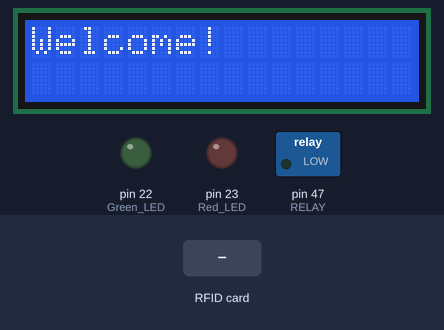
A sketch run on a simulated Arduino Mega 2560, built with avr-gcc and run on an emulated ATmega2560. On the bench: 16×2 character LCD, switched loads named in the sketch (green lamp = pin HIGH), output pins drawn as LEDs (lit = HIGH). Inputs (shaded band) come from the test bench. Pins used as bus, display or sensor lines are not drawn; what the sketch prints to the serial monitor is not drawn.

Above: at 9.3 s.
9.4 s: RFID card 5E 7A 19 C4 held to the reader
At 10.5 s:
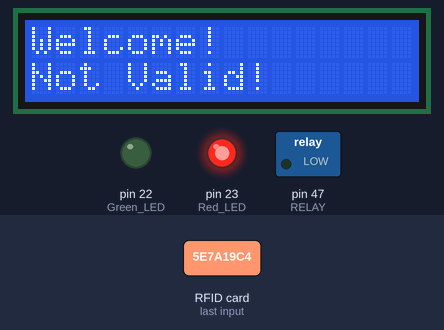
At 11.4 s:
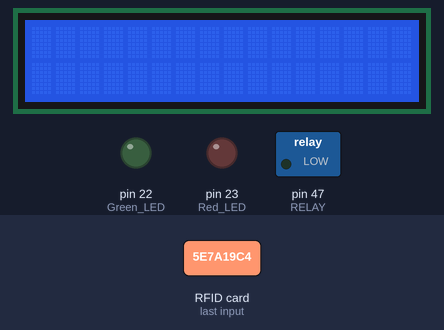
Timing chart, 0 to 12.9 s (numbered marks = the images above; inputs shaded):
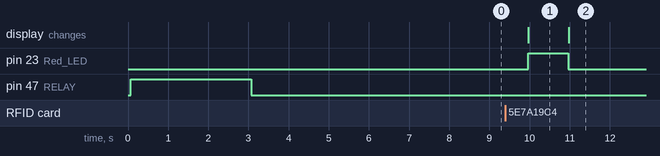

Measured:
- after the input at 9.4 s, pin 23 (Red_LED): LOW → HIGH after 0.57 s, → LOW 1.0 s later; the display: changes after 0.57 s (image 1)
- what the display in image 1 shows lasts 1.0 s, from 10.0 s to 11.0 s

The sketch:

finall.ino
```cpp
//Group 11: Card door security locker
//Partie Mary-Lynn
#include <EEPROM.h>
#include <MFRC522.h>
#include <LiquidCrystal.h> //For the LCD
#include <SPI.h>

#define SS_PIN 53
#define RST_PIN 49

//PINs to define
#define Green_LED 22
#define Red_LED 23
#define RELAY 47

double max_t = 10000;

String status;
LiquidCrystal lcd(7, 8, 9, 10, 11, 12);

int eeAddress = 0;
MFRC522 mfrc522(SS_PIN, RST_PIN);
String uid;

//String UID[100];
//Global variables
String ID[100];
int counter=0;
int fcount=0;
double valid_table[5];

unsigned long firstFailTime; //This is the first failed attempt to unlock the door

void setup() {
//Partie Mary-Lynn
  valid_table[fcount]=millis();
  // Put your setup code here, to run once:
  byte value;
  Serial.begin(9600);

  lcd.begin(16,2);
  lcd.print("Welcome!");

//Setting up our I/O pins:
pinMode(Green_LED, OUTPUT);  //Green LED
pinMode(Red_LED, OUTPUT);   //Red LED
pinMode(RELAY, OUTPUT);     //Relay that controls the solenoid lock

digitalWrite(RELAY, HIGH);
delay(3000);
digitalWrite(RELAY, LOW);

//Partie Jean
for(int i=0; i<250; i++)
{
  delay(10);
  Serial.println(EEPROM.read(i));
  delay(10);
  if(EEPROM.read(i)!=250)
  {
      ID[counter] = ID[counter] + EEPROM.read(i);
  }
  if(EEPROM.read(i)==250)
  {
    counter = counter+1;
  }
  if(EEPROM.read(i)==255)
  {
    i=250;
  }

}

for(int i=0; i<=counter; i++)
{
Serial.println(ID[i]);
}

SPI.begin();
mfrc522.PCD_Init();
delay(5000);
}
//Partie Jean
void loop() {

  while(fcount<=2)
  {
    mfrc522.PCD_Init();
  if (mfrc522.PICC_IsNewCardPresent())
    {
      if ( mfrc522.PICC_ReadCardSerial())
      {
        Serial.print("Tag UID:");
        for (byte i=0; i< mfrc522.uid.size; i++)
        {
          Serial.print(mfrc522.uid.uidByte[i] < 0x10 ? "0" : " ");
          uid= uid + (mfrc522.uid.uidByte[i]);
          //id=(mfrc522.uid.uidByte[i]);
          eeAddress=eeAddress+1;
        }
        Serial.println("uid: "+ uid);
        delay(500);

        for (int cnt=0; cnt < 1; cnt++)
        {
          if(ID[cnt] == uid)
          {
            //Initial null values: Partie Mary-Lynn
            for(int i=0; i<5; ++i)
            {
              valid_table[i]=0;
            }

//Reset failes_attempts counter:
            fcount=0;

            Serial.print("Accessible!");
            status="Accessible!";

//Partie Mary-Lynn
            digitalWrite(RELAY, HIGH); //Unlock the solenoid lock
            digitalWrite(Green_LED, HIGH);  //Turn on green LED
            lcd.setCursor(0, 1);
            lcd.print("Access granted!");

            delay(7000);

            //Restore to initial state:
            digitalWrite(RELAY, LOW); //To control solenoid lock
            digitalWrite(Green_LED, LOW); //Turn off green LED
            lcd.clear();
          }
//Partie jean
          if(status != "Accessible!")
          {
              status="Not Valid!";
              lcd.setCursor(0, 1);
//Partie Mary-Lynn
              lcd.print("Not Valid!");
              digitalWrite(Red_LED, HIGH); // Turn on the Red LED
              delay(1000);
              digitalWrite(Red_LED, LOW); //Turn off the Red LED
              lcd.clear();
              valid_table[fcount]=millis();
              fcount++;
          }
        }
 //Partie jean
              Serial.print(fcount);
              Serial.println(status);
              status="";
              uid="";

              delay(5000);
      }
    }
//Partie Jean
       while(fcount>=3)
       {
          if (mfrc522.PICC_IsNewCardPresent())
          {
          if ( mfrc522.PICC_ReadCardSerial())
            {
              Serial.print("Tag UID:");
              for (byte i=0; i< mfrc522.uid.size; i++)
               {
                    Serial.print(mfrc522.uid.uidByte[i] < 0x10 ? "0" : " ");
                    uid= uid + (mfrc522.uid.uidByte[i]);
                    //id=(mfrc522.uid.uidByte[i]);
                    eeAddress=eeAddress+1;
               }
              Serial.println("uid: " + uid);
              delay(100);
            }

//Partie Mary-Lynn
            //Reset all values:
            if(valid_table[1]-valid_table[0]>max_t)
            {
              fcount=0; //Reset counter
            }

            else
            {
              if(valid_table[2]-valid_table[1]<max_t)
              {
                //Call admin
                if (uid!="208223643")
                {
                  Serial.println("Action Blocked! Call Admin!");
                  lcd.print("Action Blocked! Call Admin!");
                  uid="";
                  fcount++;
                  delay(1500);
                }

               else if (uid="208223643")
                 {
                    Serial.print("Done!");
                    lcd.print("Done!");

                    uid="";
                    delay(500);

                    digitalWrite(RELAY, HIGH); //Unlock the solenoid lock
                    digitalWrite(Green_LED, HIGH);  //Turn on green LED
                    lcd.setCursor(0, 1);
                    lcd.print("Access granted");

                    delay(700);

                     //Restore to initial state:
                     digitalWrite(RELAY, LOW); //To control solenoid lock
                     digitalWrite(Green_LED, LOW); //Turn off green LED
                     lcd.clear();

                    //Reset les valeurs de notre table:
                     for(int i=0; i<5; ++i)
                     {
                        valid_table[i]=0;
                     }
                     fcount=0;
                }
            }
            else
            {
                fcount=0;

            }
          }

        }
      }
    }
  }
```
